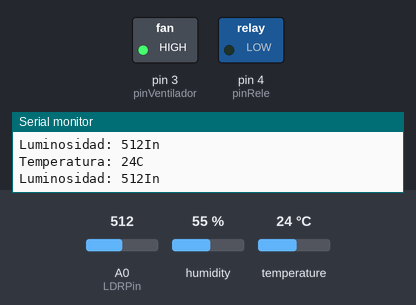
Recording of a sketch running on a simulated Arduino Uno, built with avr-gcc and run on an emulated ATmega328P. On the bench: switched loads named in the sketch (green lamp = pin HIGH), the last lines printed to the serial monitor. Inputs (shaded band) come from the test bench; at power-on: A0 (LDRPin) = 512, temperature 24 °C, humidity 55 %.

Above: at 4.8 s.
4.9 s: A0 (LDRPin) set to 214
7.9 s: A0 (LDRPin) set to 190
At 8.3 s:
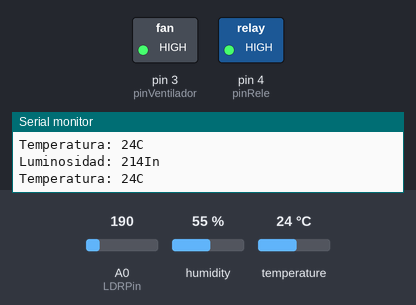
10.9 s: temperature set to 20 °C
15.2 s: temperature set to 17 °C
At 19.2 s:
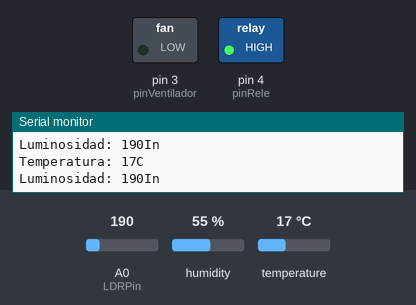
19.5 s: temperature set to 19 °C
At 22.5 s:
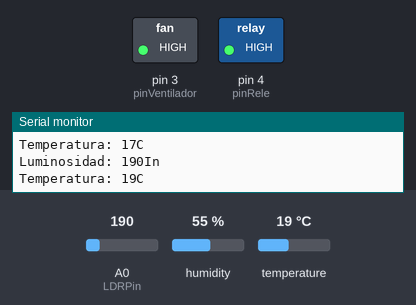
23.5 s: temperature set to 12 °C
At 26.8 s:
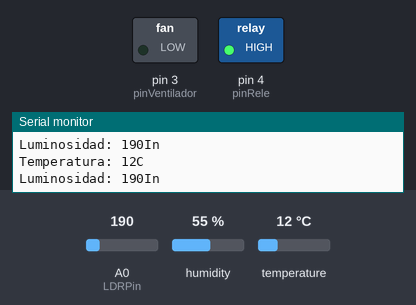
Timing chart, 0 to 28.3 s (numbered marks = the images above; inputs shaded):
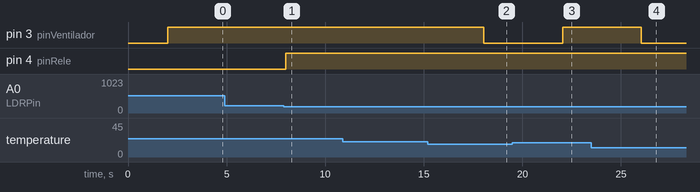

The sketch:

tempertura.ino
```cpp
#include <DHT.h>

int temperatura, humedad, luminosidad;
const int pinVentilador=3;
const int pinRele= 4;
const int LDRPin = A0; //sensor de luz
const int sensorDHT=A2;
const int threshold = 200;

int period = 2000;
unsigned long time_now = 0;

int valorLDR=0;

DHT dht (sensorDHT,DHT11);

void setup(){
    Serial.begin(9600); //Iniciamos comunicaciòn con la PC a 9600 Batios
    pinMode(pinVentilador,OUTPUT); //Le indicamos que el ventilador (pin 8) serà de salida
    pinMode(pinRele , OUTPUT);  //definir pin como salida
    pinMode(LDRPin, INPUT);
    dht.begin(); //Iniciamos nuestro sensor DHT11
 }

void loop(){
      if(millis() > time_now + period){
          time_now = millis();
          ObtenerDatos();
          Ventilador(temperatura);
          Luz(luminosidad);
          EnviarDatos();
      }
  }

 void ObtenerDatos() {
    humedad= dht.readHumidity(); //Funcion incluida en la libreria. Permite leer la humedad.
    temperatura= dht.readTemperature(); //Permite leer la temperatura.
    luminosidad= analogRead(LDRPin); // Lectura del sensor de iluminosidad
 }

 void EnviarDatos() {
    Serial.print("Temperatura: ");
    Serial.print(temperatura);
    Serial.println("C"); //Tempertura: 29ºC
    delay(500);
    Serial.print("Luminosidad: ");
    Serial.print(luminosidad);
    Serial.println("In"); //Luminosidad: 112In
 }

 void Ventilador(int valor){
    if (valor>=19){ //Condición para mantener el ambiente fresco.
        digitalWrite(pinVentilador,HIGH); //Encendemos el ventilador
    } else
    {
        digitalWrite(pinVentilador,LOW);
    }
 }

 void Luz(int valor) {
    if (valor < threshold)
    {
        digitalWrite(pinRele, HIGH);
    } else
    {
        digitalWrite(pinRele, LOW);
    }
 }


  void MotorAgua(int valor) {
    // if (valor >= numero)
  }
```

Measured:
- the behaviour switches between 200 and 199 on A0 (LDRPin) (found by bisection; images 0 and 1)
- the behaviour switches between 19 and 18 °C on temperature (found by bisection; images 1 and 2)
- after the input at 7.9 s, pin 4 (pinRele): LOW → HIGH after 0.10 s
- after the input at 15.2 s, pin 3 (pinVentilador): HIGH → LOW after 2.8 s
- after the input at 19.5 s, pin 3 (pinVentilador): LOW → HIGH after 2.5 s
- after the input at 23.5 s, pin 3 (pinVentilador): HIGH → LOW after 2.5 s
